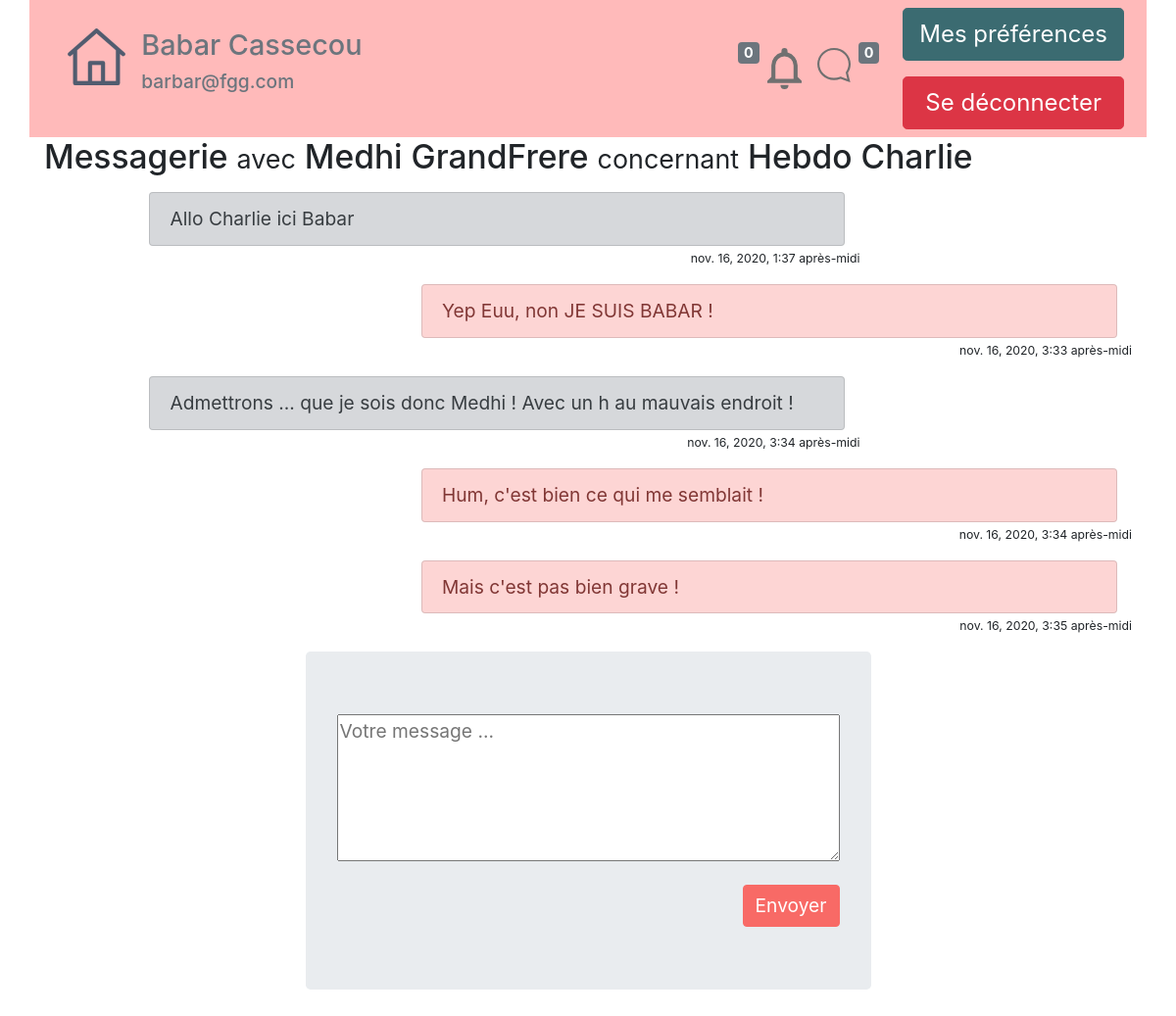
Page /messagerieII/MessageAboutTo/38/22/ (signed in) on the earlier database version.
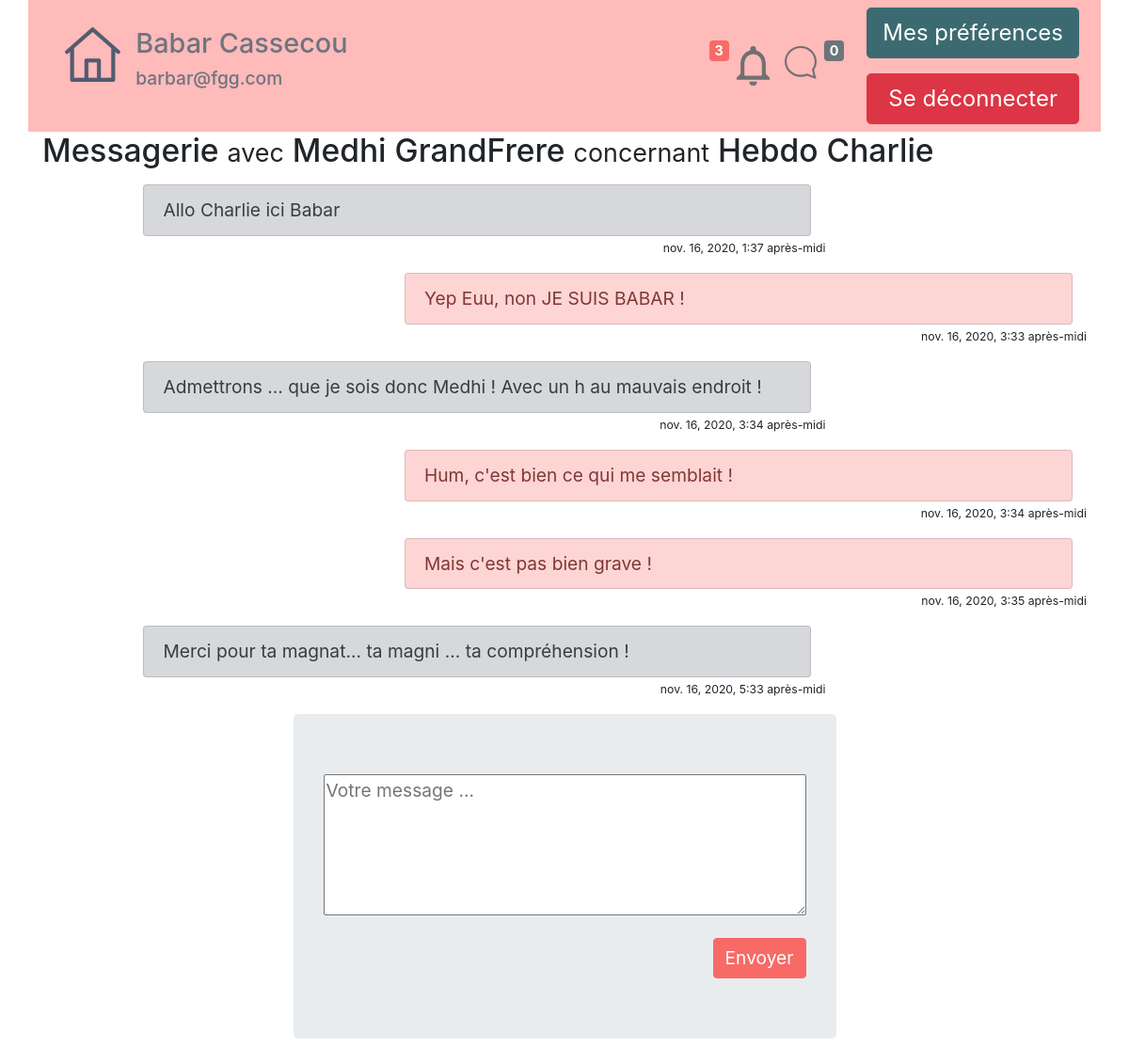
Same page on the later database version.
### messagerie/models.py (models this page shows, shortened)
class MessagePersoAT(models.Model):
    titre = models.CharField(max_length=100, default="")
    auteurID = models.CharField(max_length=6)
    AttachedChildNotebookID = models.CharField(max_length=7)
    receiverID = models.CharField(max_length=6, default="0")
    contenu = models.TextField(null=True, verbose_name="")
    date = models.DateTimeField(default=timezone.now,
                                verbose_name="Date d'envoi'")
    validated=models.BooleanField(default=True) #is the message validated to appear?
    activeMessage=models.BooleanField(default=True) #is the message is active or inactive (deleted, problem, ...)
    read=models.BooleanField(default=False) #is the message read by receiver ?
    class Meta:
        verbose_name = "Message Privé"
        ordering = ['date']

### messagerie/views.py (the view)
# urls.py: path('MessageAboutTo/<id_carnet>/<id_correspondant>/', views.messageAboutTo, name="MessageAboutTo")
def messageAboutTo(request, id_carnet, id_correspondant):
    NotifMessagesReset(request,id_carnet,id_correspondant)
    ContactSel = User.objects.get(id=id_correspondant)
    listeMessagesAT = list_AT_messages(request, id_carnet, id_correspondant)
    premodel = MessagePersoAT(auteurID=request.user.pk, AttachedChildNotebookID=id_carnet, receiverID=id_correspondant)
    form = MessagePersoATForm(request.POST or None, instance=premodel)
    carnet = get_object_or_404(ChildSNotebook, id=id_carnet)
    if form.is_valid():
        print("Message Envoyé")
        envoi = True
        form.save()
        notifDirectMessageAddOne(request,id_carnet,id_correspondant)
    CarrierList=GlobalCarrier(request)#will carry all necessary variables (for notification, ...)
    return render(request, 'messagerie/messageAboutTo.html', locals())

### messagerie/forms.py
class MessagePersoATForm(forms.ModelForm):
    class Meta :
        model = MessagePersoAT
        fields = ('contenu',)
        widgets = {
          'contenu': Textarea(attrs={'rows':5, 'cols':40, 'placeholder':"Votre message ..."}),
        }

### messagerie/modulesATComplementaires.py (called while the page is built)
def list_AT_messages(request, id_carnet, id_correspondant):
    QueryMessagesFiltred = MessagePersoAT.objects.filter(AttachedChildNotebookID=id_carnet)
    ListMessagesFiltred = []
    for MessageATFiltred in QueryMessagesFiltred:
        if MessageATFiltred.validated != True:
            continue
        if MessageATFiltred.activeMessage != True :
            continue
        if id_correspondant != MessageATFiltred.auteurID and id_correspondant != MessageATFiltred.receiverID:
            continue
        if request.user.pk != int(MessageATFiltred.auteurID) and request.user.pk != int(MessageATFiltred.receiverID):
            continue
        if int(MessageATFiltred.auteurID) == int(request.user.pk):
            MessageATFiltred.isAuteur = True
        else:
            MessageATFiltred.isAuteur = False
        ListMessagesFiltred.append(MessageATFiltred)
    return ListMessagesFiltred

### messagerie/templates/messagerie/messageAboutTo.html (shortened to what this page needs)
{% extends "tablecom/base.html" %}
{% block content %}
<div class="container">
    <H3>Messagerie <small>avec</small> {{ ContactSel.first_name }} {{ ContactSel.last_name }} <small>concernant</small> {{ carnet.name }} {{ carnet.forename}}</H3>
{% for message in listeMessagesAT %}
<p>
  {% if message.isAuteur %}
 <div class="container">
  <div class="row">
    <div class="col-sm-4"></div>
    <div class="col-sm-8">
      <ul class="list-group">
        <li class="list-group-item list-group-item-primary">
            <div class="d-flex justify-content-between">
                <div>{{ message.contenu }}</div>
            </div>
        </li>
      </ul>
        <div class="row justify-content-end"><small><small>{{ message.date }}</small></small></div>
    </div>
  </div>
  </div>
  {% else %}
  <div class="container">
  <div class="row">
        <div class="col-sm-1"></div>
    <div class="col-sm-8">
      <ul class="list-group">
        <li class="list-group-item list-group-item-secondary">
            <div class="d-flex justify-content-between">
                <div>{{ message.contenu }}</div>
            </div>
        </li>
      </ul>
        <div class="row justify-content-end"><small><small>{{ message.date }}</small></small></div>
    </div>
    <div class="col-sm-3"></div>
  </div>
  </div>
</p>
  {% endif %}
{% empty %}
    <p>Vous n'avez encore échangé aucun message</p>
        {% endfor %}
<p>
{% if envoi %}Message envoyé !
     <meta http-equiv="REFRESH" content="0;url=">
{% else %}
    <div class="d-flex justify-content-center">
    <div class="jumbotron">
<form method="post" action="">
  {{ form.as_p }}
     <div class="d-flex justify-content-end">
    <input type="submit" class="btn btn-primary " value="Envoyer" /></div>
</form>
        </div>
{% endif %}
  </p>
</div>
{% endblock %}

### tablecom/templates/tablecom/base.html (shortened to what this page needs)
<!DOCTYPE html>
    {% load static %}
    {% block head %}
        <html lang="fr">
        <head>
        <link rel="stylesheet" href="/static/bootstrapExportTheme/bootstrap.min.css" >
        <link rel="stylesheet" type="text/css" href="https://cdn.jsdelivr.net/npm/cookieconsent@3/build/cookieconsent.min.css" />
        </head>
    {% endblock %}
<body>
    <nav>
       {% block nav %}
            {% if user.is_authenticated %}
<div class="container" style="background:#ffbaba !important;">
    <div class="d-flex flex-wrap align-items-center">
          <div class="mr-auto p-3 ">
            <div class="d-flex justify-content-start">
                <div class="p-2"><a href="{% url 'accueil' %}"><img src="/static/images/home.svg" class="img-fluid"></a></div>
                <div class="p-2"><h4 class="text-secondary">{{ user.first_name }} {{ user.last_name }}</h4><h6 class="text-secondary"><p>{{ user.email }}</p></h6></div>
            </div>
          </div>
          <div class="p-3 ">
            <div class="d-flex">
                {% if CarrierList.1 == 0 %}
                <h6><span class="badge badge-secondary">{{ CarrierList.1 }}</span></h6>
                {% else %}
                <h6><span class="badge badge-primary">{{ CarrierList.1 }}</span></h6>
                {% endif %}
                <a href="{% url 'accueil' %}"><img src="{% static 'images/notif_fil_general.svg' %}" class="img-fluid p-2"></a>
                 <a href="{% url 'accueil' %}"><img src="{% static 'images/notif_mess_perso.svg' %}" class="img-fluid p-2"></a>
                {% if CarrierList.0 == 0 %}
                <h6><span class="badge badge-secondary">{{ CarrierList.0 }} </span></h6>
                {% else %}
                <h6><span class="badge badge-primary">{{ CarrierList.0 }}</span></h6>
                {% endif %}
            </div>
          </div>
          <div class="p- ">
            <div class="d-flex flex-column">
              <div class="p-2"><a href="{% url 'MyProfile' %}"><button type="button" class="btn btn-info btn-lg">Mes préférences</button></a></div>
              <div class="p-2"><a href="{% url 'deconnexion' %}"><button type="button" class="btn btn-danger btn-block btn-lg">Se déconnecter</button></a></div>
            </div>
          </div>
    </div>
</div>
            {% else %}
        <div class="container">
        </div>
            {% endif %}
       {% endblock %}
   </nav>
    {% block content %}Contenu à introduire{% endblock %}
</body>
</html>

Differences in the rows shown:
added MessagePersoAT: contenu "Merci pour ta magnat... ta magni ... ta compréhension !", date "nov. 16, 2020, 5:33 après-midi"
Other differences:
{{ CarrierList.1 }}: (not shown) → "3"
{{ CarrierList.1 }}: "0" → (not shown)
